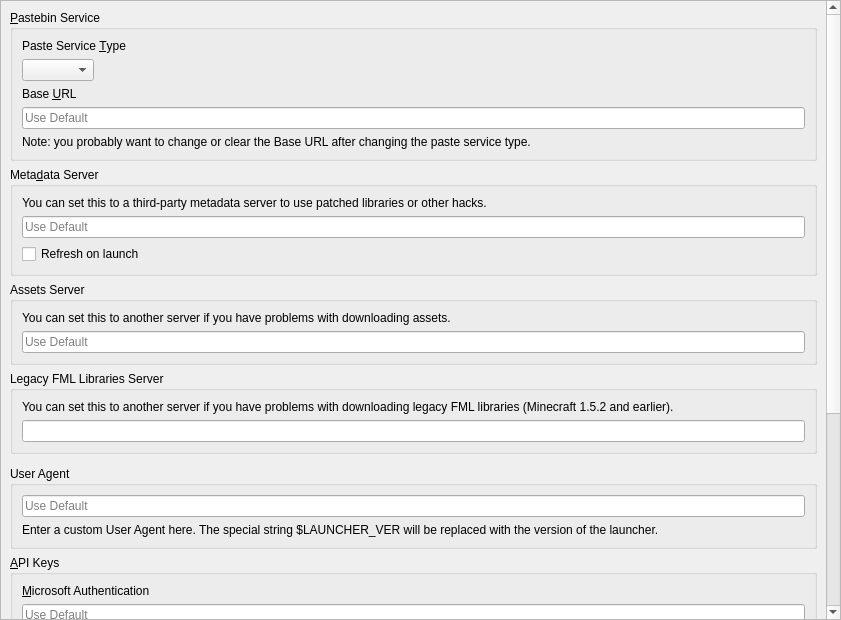
<?xml version="1.0" encoding="UTF-8"?>
<ui version="4.0">
 <class>APIPage</class>
 <widget class="QWidget" name="APIPage">
  <property name="geometry">
   <rect>
    <x>0</x>
    <y>0</y>
    <width>841</width>
    <height>620</height>
   </rect>
  </property>
  <layout class="QVBoxLayout" name="verticalLayout_2">
   <property name="leftMargin">
    <number>0</number>
   </property>
   <property name="topMargin">
    <number>0</number>
   </property>
   <property name="rightMargin">
    <number>0</number>
   </property>
   <property name="bottomMargin">
    <number>0</number>
   </property>
   <item>
    <widget class="QScrollArea" name="scrollArea">
     <property name="widgetResizable">
      <bool>true</bool>
     </property>
     <widget class="QWidget" name="scrollAreaWidgetContents">
      <property name="geometry">
       <rect>
        <x>0</x>
        <y>0</y>
        <width>825</width>
        <height>1236</height>
       </rect>
      </property>
      <layout class="QVBoxLayout" name="verticalLayout">
       <item>
        <widget class="QGroupBox" name="groupBox_paste">
         <property name="title">
          <string>&amp;Pastebin Service</string>
         </property>
         <layout class="QVBoxLayout" name="verticalLayout_3">
          <item>
           <widget class="QLabel" name="pasteServiceTypeLabel">
            <property name="text">
             <string>Paste Service &amp;Type</string>
            </property>
            <property name="buddy">
             <cstring>pasteTypeComboBox</cstring>
            </property>
           </widget>
          </item>
          <item>
           <widget class="QComboBox" name="pasteTypeComboBox">
            <property name="sizePolicy">
             <sizepolicy hsizetype="Maximum" vsizetype="Fixed">
              <horstretch>0</horstretch>
              <verstretch>0</verstretch>
             </sizepolicy>
            </property>
           </widget>
          </item>
          <item>
           <widget class="QLabel" name="baseURLLabel">
            <property name="text">
             <string>Base &amp;URL</string>
            </property>
            <property name="buddy">
             <cstring>baseURLEntry</cstring>
            </property>
           </widget>
          </item>
          <item>
           <widget class="QLineEdit" name="baseURLEntry">
            <property name="placeholderText">
             <string>Use Default</string>
            </property>
            <property name="clearButtonEnabled">
             <bool>true</bool>
            </property>
           </widget>
          </item>
          <item>
           <widget class="QLabel" name="baseURLNote">
            <property name="text">
             <string>Note: you probably want to change or clear the Base URL after changing the paste service type.</string>
            </property>
            <property name="wordWrap">
             <bool>true</bool>
            </property>
           </widget>
          </item>
         </layout>
        </widget>
       </item>
       <item>
        <widget class="QGroupBox" name="groupBox_meta">
         <property name="title">
          <string>Meta&amp;data Server</string>
         </property>
         <layout class="QVBoxLayout" name="verticalLayout_5">
          <item>
           <widget class="QLabel" name="label_6">
            <property name="text">
             <string>You can set this to a third-party metadata server to use patched libraries or other hacks.</string>
            </property>
            <property name="textFormat">
             <enum>Qt::RichText</enum>
            </property>
            <property name="wordWrap">
             <bool>true</bool>
            </property>
            <property name="openExternalLinks">
             <bool>true</bool>
            </property>
           </widget>
          </item>
          <item>
           <widget class="QLineEdit" name="metaURL">
            <property name="placeholderText">
             <string>Use Default</string>
            </property>
           </widget>
          </item>
          <item>
           <widget class="QCheckBox" name="metaRefreshOnLaunchCB">
            <property name="text">
             <string>Refresh on launch</string>
            </property>
           </widget>
          </item>
         </layout>
        </widget>
       </item>
       <item>
        <widget class="QGroupBox" name="groupBox_assets">
         <property name="title">
          <string>Assets Server</string>
         </property>
         <layout class="QVBoxLayout" name="verticalLayout_6">
          <item>
           <widget class="QLabel" name="label_7">
            <property name="text">
             <string>You can set this to another server if you have problems with downloading assets.</string>
            </property>
            <property name="textFormat">
             <enum>Qt::RichText</enum>
            </property>
            <property name="wordWrap">
             <bool>true</bool>
            </property>
            <property name="openExternalLinks">
             <bool>true</bool>
            </property>
           </widget>
          </item>
          <item>
           <widget class="QLineEdit" name="resourceURL">
            <property name="placeholderText">
             <string>Use Default</string>
            </property>
           </widget>
          </item>
         </layout>
        </widget>
       </item>
       <item>
        <widget class="QGroupBox" name="groupBox_fmllibs">
         <property name="title">
          <string>Legacy FML Libraries Server</string>
         </property>
         <layout class="QVBoxLayout" name="verticalLayout_8">
          <item>
           <widget class="QLabel" name="label">
            <property name="text">
             <string>You can set this to another server if you have problems with downloading legacy FML libraries (Minecraft 1.5.2 and earlier).</string>
            </property>
            <property name="textFormat">
             <enum>Qt::RichText</enum>
            </property>
            <property name="wordWrap">
             <bool>true</bool>
            </property>
            <property name="openExternalLinks">
             <bool>true</bool>
            </property>
           </widget>
          </item>
          <item>
           <widget class="QLineEdit" name="legacyFMLLibsURL"/>
          </item>
         </layout>
        </widget>
       </item>
       <item>
        <widget class="MirrorSettingsWidget" name="mirrorSettings"/>
       </item>
       <item>
        <widget class="QGroupBox" name="groupBox_ua">
         <property name="minimumSize">
          <size>
           <width>0</width>
           <height>0</height>
          </size>
         </property>
         <property name="title">
          <string>User Agent</string>
         </property>
         <layout class="QVBoxLayout" name="verticalLayout_7">
          <item>
           <widget class="QLineEdit" name="userAgentLineEdit">
            <property name="placeholderText">
             <string>Use Default</string>
            </property>
           </widget>
          </item>
          <item>
           <widget class="QLabel" name="userAgentLabel">
            <property name="text">
             <string>Enter a custom User Agent here. The special string $LAUNCHER_VER will be replaced with the version of the launcher.</string>
            </property>
            <property name="wordWrap">
             <bool>true</bool>
            </property>
           </widget>
          </item>
         </layout>
        </widget>
       </item>
       <item>
        <widget class="QGroupBox" name="groupBox_msa">
         <property name="title">
          <string>&amp;API Keys</string>
         </property>
         <layout class="QVBoxLayout" name="verticalLayout_4">
          <item>
           <widget class="QLabel" name="msaClientIDLabel">
            <property name="text">
             <string>&amp;Microsoft Authentication</string>
            </property>
            <property name="textFormat">
             <enum>Qt::RichText</enum>
            </property>
            <property name="wordWrap">
             <bool>true</bool>
            </property>
            <property name="openExternalLinks">
             <bool>true</bool>
            </property>
            <property name="buddy">
             <cstring>msaClientID</cstring>
            </property>
           </widget>
          </item>
          <item>
           <widget class="QLineEdit" name="msaClientID">
            <property name="placeholderText">
             <string>Use Default</string>
            </property>
           </widget>
          </item>
          <item>
           <widget class="QLabel" name="label_3">
            <property name="text">
             <string>Note: you probably don't need to set this if logging in via Microsoft Authentication already works.</string>
            </property>
            <property name="textFormat">
             <enum>Qt::RichText</enum>
            </property>
            <property name="wordWrap">
             <bool>true</bool>
            </property>
           </widget>
          </item>
          <item>
           <spacer name="verticalSpacer">
            <property name="orientation">
             <enum>Qt::Vertical</enum>
            </property>
            <property name="sizeType">
             <enum>QSizePolicy::Fixed</enum>
            </property>
            <property name="sizeHint" stdset="0">
             <size>
              <width>0</width>
              <height>6</height>
             </size>
            </property>
           </spacer>
          </item>
          <item>
           <widget class="QLabel" name="modrinthTokenLabel">
            <property name="text">
             <string>Mod&amp;rinth</string>
            </property>
            <property name="textFormat">
             <enum>Qt::RichText</enum>
            </property>
            <property name="wordWrap">
             <bool>true</bool>
            </property>
            <property name="openExternalLinks">
             <bool>true</bool>
            </property>
            <property name="buddy">
             <cstring>modrinthToken</cstring>
            </property>
           </widget>
          </item>
          <item>
           <widget class="QLineEdit" name="modrinthToken">
            <property name="enabled">
             <bool>true</bool>
            </property>
            <property name="placeholderText">
             <string>Use None</string>
            </property>
           </widget>
          </item>
          <item>
           <widget class="QLabel" name="label_8">
            <property name="text">
             <string>&lt;html&gt;&lt;head/&gt;&lt;body&gt;&lt;p&gt;Note: you only need to set this to access private data. Read the &lt;a href=&quot;https://docs.modrinth.com/api/#authentication&quot;&gt;documentation&lt;/a&gt; for more information.&lt;/p&gt;&lt;/body&gt;&lt;/html&gt;</string>
            </property>
            <property name="wordWrap">
             <bool>true</bool>
            </property>
            <property name="openExternalLinks">
             <bool>true</bool>
            </property>
           </widget>
          </item>
          <item>
           <spacer name="verticalSpacer_4">
            <property name="orientation">
             <enum>Qt::Vertical</enum>
            </property>
            <property name="sizeType">
             <enum>QSizePolicy::Fixed</enum>
            </property>
            <property name="sizeHint" stdset="0">
             <size>
              <width>0</width>
              <height>6</height>
             </size>
            </property>
           </spacer>
          </item>
          <item>
           <widget class="QLabel" name="flameKeyLabel">
            <property name="text">
             <string>&amp;CurseForge</string>
            </property>
            <property name="textFormat">
             <enum>Qt::RichText</enum>
            </property>
            <property name="wordWrap">
             <bool>true</bool>
            </property>
            <property name="openExternalLinks">
             <bool>true</bool>
            </property>
            <property name="buddy">
             <cstring>flameKey</cstring>
            </property>
           </widget>
          </item>
          <item>
           <widget class="QLineEdit" name="flameKey">
            <property name="enabled">
             <bool>true</bool>
            </property>
            <property name="placeholderText">
             <string>Use Default</string>
            </property>
           </widget>
          </item>
          <item>
           <widget class="QLabel" name="label_10">
            <property name="text">
             <string>Note: you probably don't need to set this if CurseForge already works.</string>
            </property>
            <property name="wordWrap">
             <bool>true</bool>
            </property>
           </widget>
          </item>
          <item>
           <widget class="QCheckBox" name="FallbackMRBlockedMods">
            <property name="text">
             <string>Enable fallback to Modrinth for blocked mods</string>
            </property>
           </widget>
          </item>
          <item>
           <spacer name="verticalSpacer_3">
            <property name="orientation">
             <enum>Qt::Vertical</enum>
            </property>
            <property name="sizeType">
             <enum>QSizePolicy::Fixed</enum>
            </property>
            <property name="sizeHint" stdset="0">
             <size>
              <width>0</width>
              <height>6</height>
             </size>
            </property>
           </spacer>
          </item>
          <item>
           <widget class="QLabel" name="label_12">
            <property name="text">
             <string>&amp;Technic</string>
            </property>
            <property name="buddy">
             <cstring>technicClientID</cstring>
            </property>
           </widget>
          </item>
          <item>
           <widget class="QLineEdit" name="technicClientID">
            <property name="placeholderText">
             <string>Use Default</string>
            </property>
           </widget>
          </item>
          <item>
           <widget class="QLabel" name="label_11">
            <property name="text">
             <string>&lt;html&gt;&lt;head/&gt;&lt;body&gt;&lt;p&gt;Note: you only need to set this to access private data.&lt;/p&gt;&lt;/body&gt;&lt;/html&gt;</string>
            </property>
            <property name="wordWrap">
             <bool>true</bool>
            </property>
           </widget>
          </item>
         </layout>
        </widget>
       </item>
       <item>
        <spacer name="verticalSpacer_2">
         <property name="orientation">
          <enum>Qt::Vertical</enum>
         </property>
         <property name="sizeHint" stdset="0">
          <size>
           <width>0</width>
           <height>0</height>
          </size>
         </property>
        </spacer>
       </item>
      </layout>
     </widget>
    </widget>
   </item>
  </layout>
 </widget>
 <customwidgets>
  <customwidget>
   <class>MirrorSettingsWidget</class>
   <extends>QWidget</extends>
   <header>ui/widgets/MirrorSettingsWidget.h</header>
   <container>1</container>
  </customwidget>
 </customwidgets>
 <resources/>
 <connections/>
</ui>
